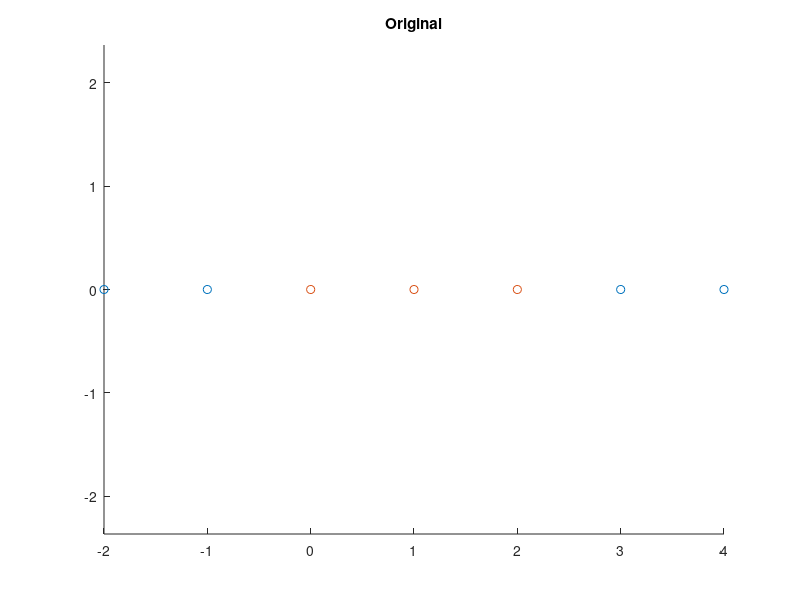

This figure's MATLAB source:

%  A = 0, B = 1


hold on;
axis equal


scatter([-2 -1 3 4], [0 0 0 0]);

scatter([0 1 2], [0 0 0]);
title("Original")

